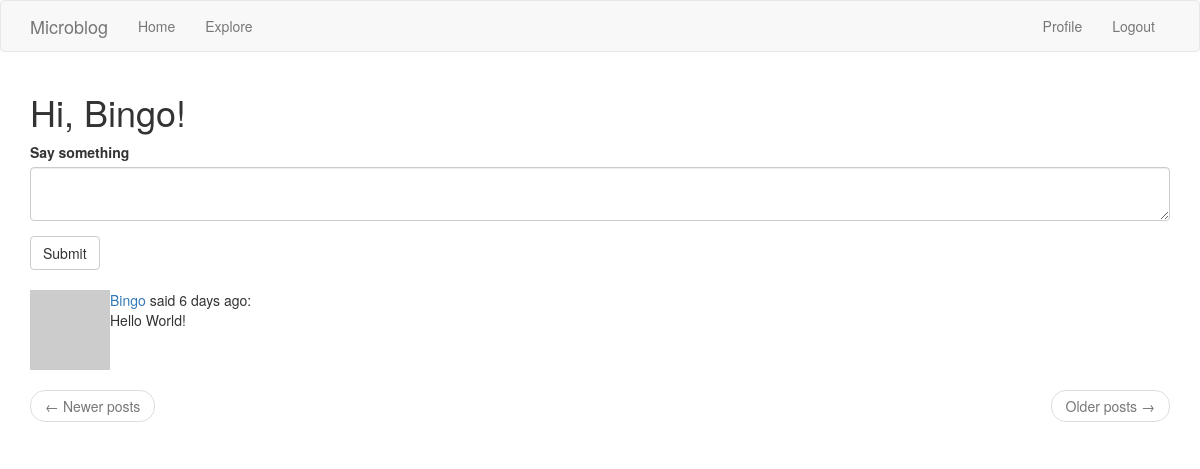
The app's page /index (signed in) with its own data.
### app/models.py (models this page shows, shortened)
class User(UserMixin, db.Model):
    id = db.Column(db.Integer, primary_key=True)
    username = db.Column(db.String(64), index=True, unique=True)
    email = db.Column(db.String(120), index=True, unique=True)
    password_hash = db.Column(db.String(128))
    posts = db.relationship("Post", backref="author", lazy="dynamic")
    about_me = db.Column(db.String(140))
    last_seen = db.Column(db.DateTime, default=datetime.utcnow)
    followed = db.relationship(
        'User', secondary=followers,
        primaryjoin=(followers.c.follower_id == id),
        secondaryjoin=(followers.c.followed_id == id),
        backref=db.backref('followers', lazy='dynamic'), lazy='dynamic')
    def avatar(self, size):
        digest = md5(self.email.lower().encode("utf-8")).hexdigest()
        return "https://www.gravatar.com/avatar/{}?d=identicon&s={}".format(
            digest, size
        )
    def followed_posts(self):
        followed = Post.query.join(
            followers, (followers.c.followed_id == Post.user_id)).filter(
                followers.c.follower_id == self.id)
        own = Post.query.filter_by(user_id=self.id)
        return followed.union(own).order_by(Post.timestamp.desc())

class Post(db.Model):
    id = db.Column(db.Integer, primary_key=True)
    body = db.Column(db.String(140))
    timestamp = db.Column(db.DateTime, index=True, default=datetime.utcnow)
    user_id = db.Column(db.Integer, db.ForeignKey("user.id"))

### app/routes.py (the view)
@app.route('/', methods=['GET', 'POST'])
@app.route('/index', methods=['GET', 'POST'])
@login_required
def index():
    form = PostForm()
    if form.validate_on_submit():
        post = Post(body=form.post.data, author=current_user)
        db.session.add(post)
        db.session.commit()
        flash('Your post is now live!')
        return redirect(url_for('index'))
    page = request.args.get('page', 1, type=int)
    posts = current_user.followed_posts().paginate(
        page, app.config['POSTS_PER_PAGE'], False)
    next_url = url_for('index', page=posts.next_num) \
        if posts.has_next else None
    prev_url = url_for('index', page=posts.prev_num) \
        if posts.has_prev else None
    return render_template('index.html', title='Home', form=form,
                           posts=posts.items, next_url=next_url,
                           prev_url=prev_url)

### app/forms.py
class PostForm(FlaskForm):
    post = TextAreaField('Say something', validators=[
        DataRequired(), Length(min=1, max=140)])
    submit = SubmitField('Submit')

### app/models.py (called while the page is built)
@login.user_loader
def load_user(id):
    return User.query.get(int(id))

### app/routes.py (called while the page is built)
@app.before_request
def before_request():
    if current_user.is_authenticated:
        current_user.last_seen = datetime.utcnow()
        db.session.commit()

### app/templates/index.html
{% extends "base.html" %} {% import 'bootstrap/wtf.html' as wtf %} {% block
app_content %}
<h1>Hi, {{ current_user.username }}!</h1>
{% if form %} {{ wtf.quick_form(form) }}
<br />
{% endif %} {% for post in posts %} {% include '_post.html' %} {% endfor %}
<nav aria-label="...">
  <ul class="pager">
    <li class="previous{% if not prev_url %} disabled{% endif %}">
      <a href="{{ prev_url or '#' }}">
        <span aria-hidden="true">&larr;</span> Newer posts
      </a>
    </li>
    <li class="next{% if not next_url %} disabled{% endif %}">
      <a href="{{ next_url or '#' }}">
        Older posts <span aria-hidden="true">&rarr;</span>
      </a>
    </li>
  </ul>
</nav>
{% endblock %}

### app/templates/_post.html
<table>
  <tr valign="top">
    <td><img src="{{ post.author.avatar(36) }}" /></td>
    <td>
      <a href="{{ url_for('user', username=post.author.username) }}">
        {{ post.author.username }}
      </a>
      said {{ moment(post.timestamp).fromNow() }}:
      <br />
      {{ post.body }}
    </td>
  </tr>
</table>

### records on screen
User: username "Bingo"
Post: author.username "Bingo", timestamp "6 days ago", body "Hello World!"
